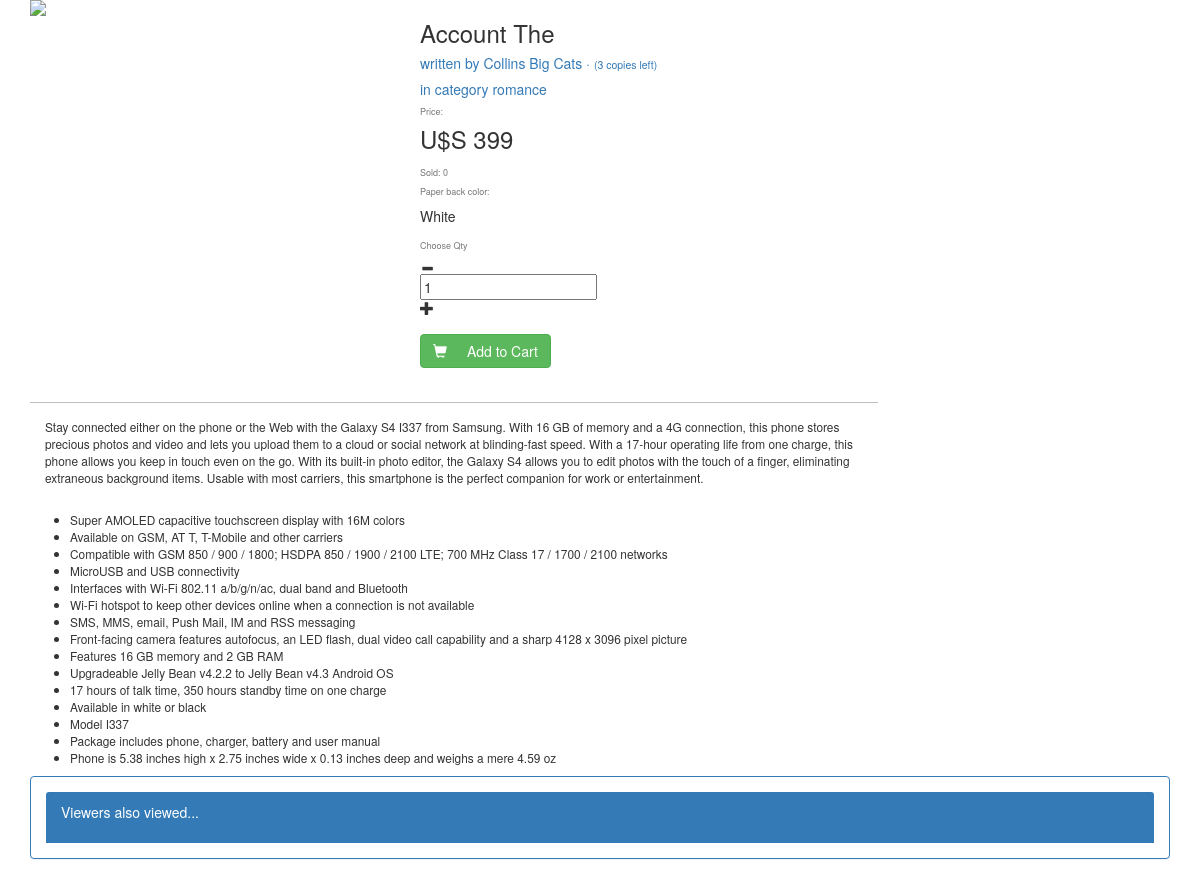
/index.php/Product?book_id=2, run on the app's committed database.
### tables this page shows
CREATE TABLE Libooks (ID INTEGER PRIMARY KEY AUTO_INCREMENT,
					Title VARCHAR(150),
					Publisher VARCHAR(150),
					Band VARCHAR(50),
					Genre VARCHAR(100),
					CopiesHeld INTEGER,
					CopiesOut INTEGER);

### application/controllers/Product.php (called while the page is built, shortened)
<?php
class Product extends CI_Controller
{
	public function index()
	{
		$session_id = session_id();
		$book_id = $this->input->get('book_id');
		$this->db->where('ID', $book_id);
		$res = $this->db->get('Libooks');
		$rs['book'] = $res->result_array()[0];
		$data = array(
			'Session_id' => $session_id,
			'book_id' => $book_id
		);
		$this->db->insert('session', $data);
		$query = 'SELECT * FROM Libooks WHERE ID IN (SELECT c.book_id
FROM `session` a
JOIN `session` b ON a.book_id=b.book_id
JOIN `session` c ON b.Session_id=c.Session_id
WHERE a.`book_id`=' . $book_id . ' AND c.book_id!=' . $book_id . ' GROUP BY c.book_id
ORDER BY COUNT(*) DESC)';
		$also_viewed = $this->db->query($query);
		$rs['also_viewed'] = $also_viewed->result_array();
		$this->load->view('product_page', $rs);
	}
}

### index.php (called while the page is built, shortened)
<?php
require_once BASEPATH.'core/CodeIgniter.php';

### application/views/product_page.php (the view, shortened to what this page needs)
<link href="//maxcdn.bootstrapcdn.com/bootstrap/3.3.0/css/bootstrap.min.css" rel="stylesheet" id="bootstrap-css">
<!DOCTYPE html>
<html>
<body>
<div class="container">
	<div class="row">
		<div class="col-xs-4 item-photo">
			<img style="max-width:100%;"
				 src="https://ak1.ostkcdn.com/images/products/8818677/Samsung-Galaxy-S4-I337-16GB-AT-T-Unlocked-GSM-Android-Cell-Phone-85e3430e-6981-4252-a984-245862302c78_600.jpg"/>
		</div>
		<div class="col-xs-5" style="border:0px solid gray">
			<h3><?php echo $book['Title'] ?></h3>
			<h5 style="color:#337ab7">written by <a href="#"><?php echo $book['Publisher'] ?></a> ·
				<small style="color:#337ab7">(<?php echo $book['CopiesHeld'] ?> copies left)</small>
			</h5>
			<h5 style="color:#337ab7">in category <a href="#"><?php echo $book['Genre'] ?></a>
				<h6 class="title-price">
					<small>Price:</small>
				</h6>
				<h3 style="margin-top:0px;">U$S 399</h3>
				<div class="section">
					<h6 class="title-attr" style="margin-top:15px;">
						<small>Sold: <?php echo $book['CopiesOut'] ?></small>
					</h6>
				</div>
				<div class="section" style="padding-bottom:5px;">
					<h6 class="title-attr">
						<small>Paper back color:</small>
					</h6>
					<div>
						<div class="attr2"><?php echo $book['Band'] ?></div>
					</div>
				</div>
				<form action="" method="get">
					<div class="section" style="padding-bottom:20px;">
						<h6 class="title-attr">
							<small>Choose Qty</small>
						</h6>
						<div>
							<div class="btn-minus"><span class="glyphicon glyphicon-minus"></span></div>
							<input value="1" name="quantity"/>
							<div class="btn-plus"><span class="glyphicon glyphicon-plus"></span></div>
						</div>
					</div>
					<div class="section" style="padding-bottom:20px;">
						<button class="btn btn-success" type="submit">
							<span style="margin-right:20px" class="glyphicon glyphicon-shopping-cart"
								  aria-hidden="true"></span>Add to Cart
						</button>
					</div>
				</form>
		</div>
		<div class="col-xs-9">
			<div style="width:100%;border-top:1px solid silver">
				<p style="padding:15px;">
					<small>
						Stay connected either on the phone or the Web with the Galaxy S4 I337 from Samsung. With 16 GB
						of memory and a 4G connection, this phone stores precious photos and video and lets you upload
						them to a cloud or social network at blinding-fast speed. With a 17-hour operating life from one
						charge, this phone allows you keep in touch even on the go.
						With its built-in photo editor, the Galaxy S4 allows you to edit photos with the touch of a
						finger, eliminating extraneous background items. Usable with most carriers, this smartphone is
						the perfect companion for work or entertainment.
					</small>
				</p>
				<small>
					<ul>
						<li>Super AMOLED capacitive touchscreen display with 16M colors</li>
						<li>Available on GSM, AT T, T-Mobile and other carriers</li>
						<li>Compatible with GSM 850 / 900 / 1800; HSDPA 850 / 1900 / 2100 LTE; 700 MHz Class 17 / 1700 /
							2100 networks
						</li>
						<li>MicroUSB and USB connectivity</li>
						<li>Interfaces with Wi-Fi 802.11 a/b/g/n/ac, dual band and Bluetooth</li>
						<li>Wi-Fi hotspot to keep other devices online when a connection is not available</li>
						<li>SMS, MMS, email, Push Mail, IM and RSS messaging</li>
						<li>Front-facing camera features autofocus, an LED flash, dual video call capability and a sharp
							4128 x 3096 pixel picture
						</li>
						<li>Features 16 GB memory and 2 GB RAM</li>
						<li>Upgradeable Jelly Bean v4.2.2 to Jelly Bean v4.3 Android OS</li>
						<li>17 hours of talk time, 350 hours standby time on one charge</li>
						<li>Available in white or black</li>
						<li>Model I337</li>
						<li>Package includes phone, charger, battery and user manual</li>
						<li>Phone is 5.38 inches high x 2.75 inches wide x 0.13 inches deep and weighs a mere 4.59 oz
						</li>
					</ul>
				</small>
			</div>
		</div>
	</div>
	<div class="row">
		<div class="col-sm-12 ">
			<div class="panel panel-primary panel-body">
				<div class="panel-heading">
					<p>Viewers also viewed...</p>
				</div>
			</div>
		</div>
	</div>
</div>
</body>
</html>

### data on the page
libooks: Title "Account The", Publisher "Collins Big Cats", CopiesHeld "3", Genre "romance", CopiesOut "0", Band "White"
